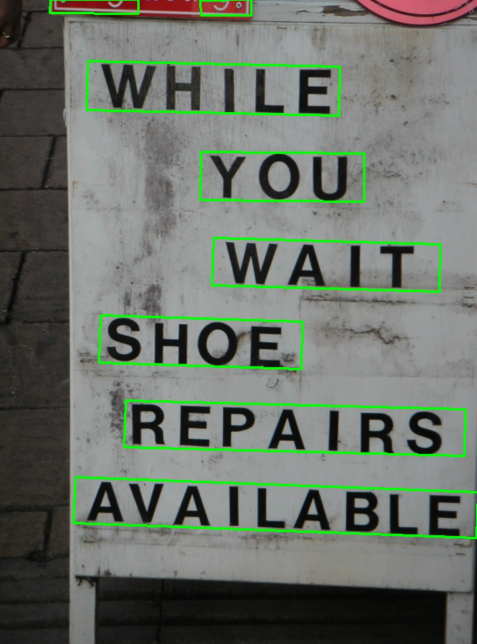
#> input picture text_detector/data/res_oriented/006.jpg, 954 x 1288 px (shown at 1/2 size)
$ python -i uimg.py   (imports and definitions only)
#> lines starting #> are read from the running program, lines starting #| are printed output that depends on the picture; after the words box and inside, x2 and y2 are one past the last pixel; in counts of white or black regions, pixels touching at a corner belong together
#> further down, picture is the input picture: shape (1288, 954, 3); mean B, G, R 104.5, 113.7, 106.4
import cv2 as cv
import numpy as np
from matplotlib import pyplot as plt
from PIL import Image


# [51 lines left out: functions get_bounds, save, not called in this run]


def read(file_path: str, read_flag=0):
    return cv.imdecode(np.fromfile(file_path, dtype=np.uint8), read_flag)


# [13 lines left out: functions show, reverse, not called in this run]


def auto_bin(img, otsu: bool = False):
    """
    :param otsu: use OTSU instead of Adaptive
    :param img:
    :return:
    """
#> called with otsu = False
    # 读取图像，并转为灰度图
    img_grey = cv.cvtColor(img, cv.COLOR_BGR2GRAY) if len(img.shape) == 3 and img.shape[2] == 3 else img
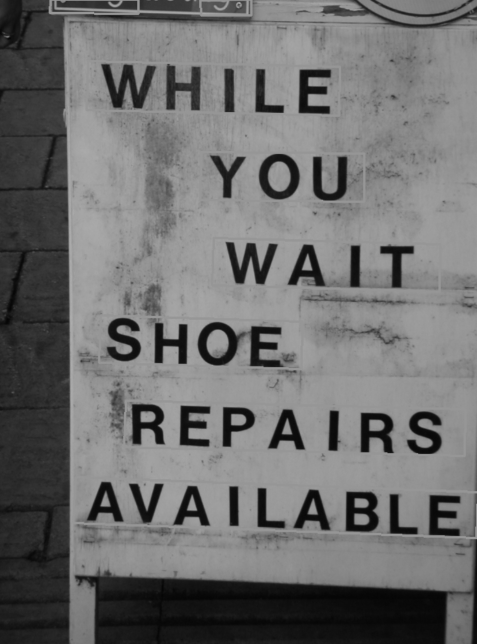
#> img_grey: shape (1288, 954) (shown at 1/2 size); min 2, max 183, mean 110.4

    if otsu:
        return cv.threshold(img_grey, 0, 255, cv.THRESH_BINARY | cv.THRESH_OTSU)[1]
    # 自适应二值化
    img_at_mean = cv.adaptiveThreshold(img_grey, 255, cv.ADAPTIVE_THRESH_GAUSSIAN_C, cv.THRESH_BINARY, 47, 10)
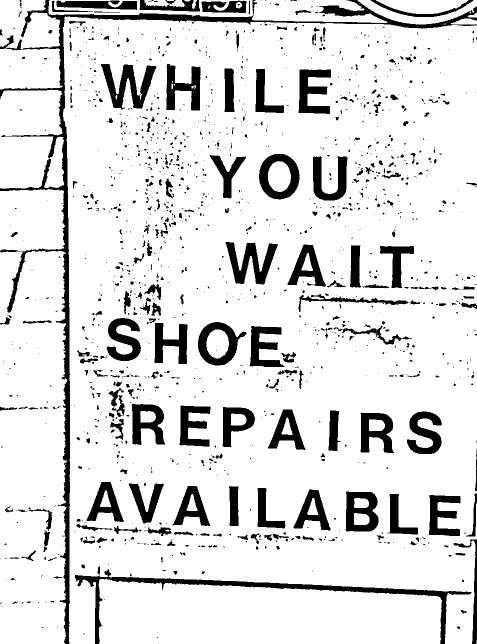
#> img_at_mean: shape (1288, 954) (shown at 1/2 size); 87% white; 1401 black regions (1060 under 20 px), largest, box (x1, y1, x2, y2) and area: (0, 0, 954, 1288) 25467, (150, 1132, 943, 1288) 9771, (202, 128, 313, 219) 4459
    return img_at_mean


def open_in_rgb(path):
    image = Image.open(path)
    return np.array(image.convert('RGB'))


# 固定阈值二值化
# [4 lines left out: function thresh_bin, not called in this run]


# 边缘检测
def canny_bin(img, minv=50, maxv=150, apertureSize=3):
    img_canny = cv.Canny(img, minv, maxv, apertureSize)
    return img_canny


# 腐蚀
# [46 lines left out: functions erode_img, fit_resize, pad_right_and_below, pad_around, not called in this run]


# [9 lines not run here, left out]

>>> import cv2
>>> picture = cv2.imread('../text_detector/data/res_oriented/006.jpg')
>>> result = auto_bin(picture)

$ run again, on text_detector/data/res_oriented/008.jpg
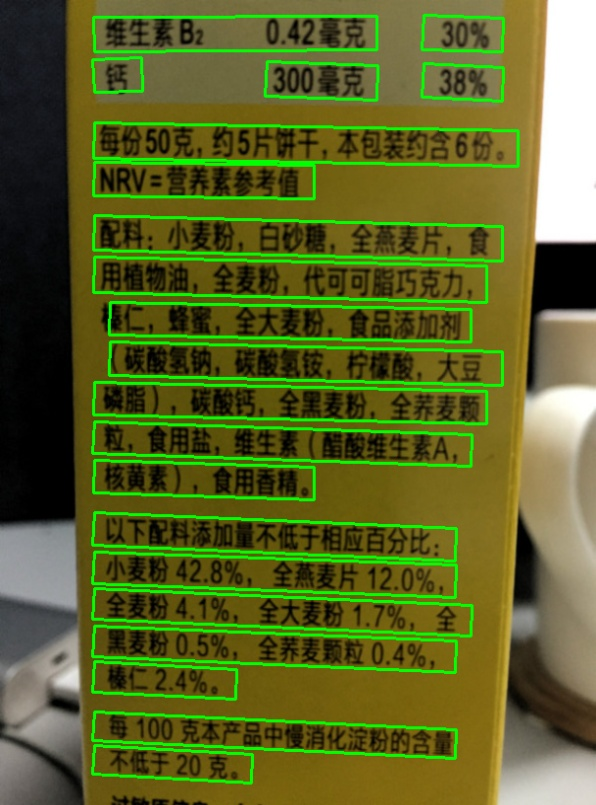
#> input picture text_detector/data/res_oriented/008.jpg, 596 x 805 px
#> picture is the input picture: shape (805, 596, 3); mean B, G, R 37.6, 100.8, 90.2
#> in auto_bin, `img_grey = cv.cvtColor(img, cv.COLOR_BGR2GRAY) if len(img.shape) == 3 ..`:
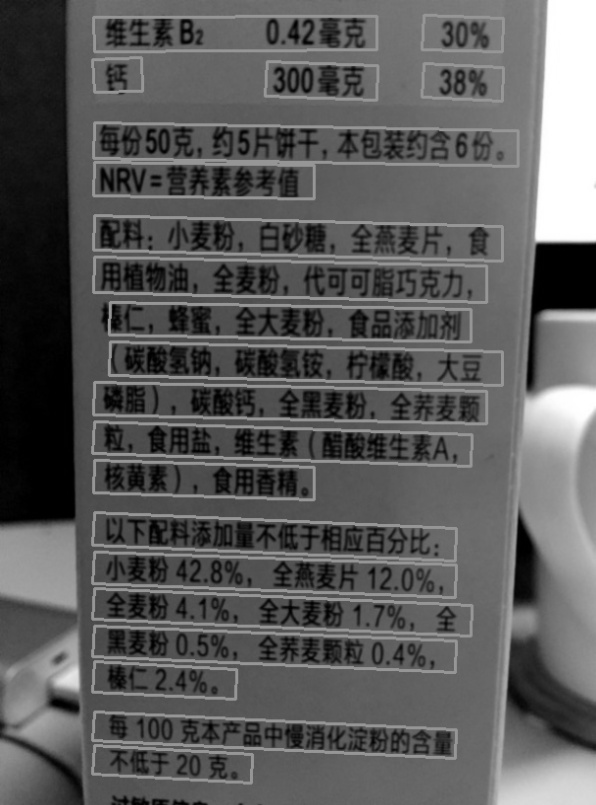
#> img_grey: shape (805, 596); min 0, max 255, mean 90.4
#> in auto_bin, `img_at_mean = cv.adaptiveThreshold(img_grey, 255, cv.ADAPTIVE_THRESH_G..`:
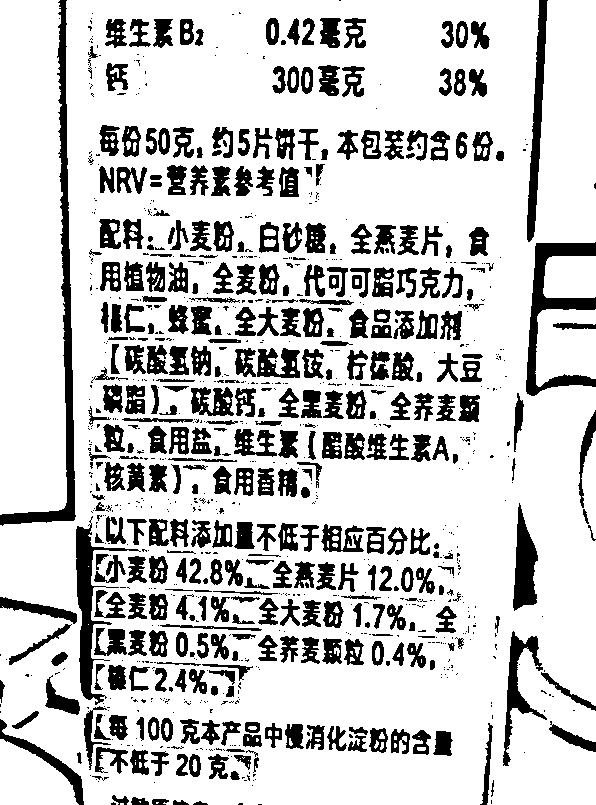
#> img_at_mean: shape (805, 596); 79% white; 974 black regions (587 under 20 px), largest, box (x1, y1, x2, y2) and area: (0, 0, 76, 526) 4546, (526, 242, 596, 396) 3266, (76, 516, 141, 705) 2555

$ run again, on text_detector/data/res_oriented/009.jpg
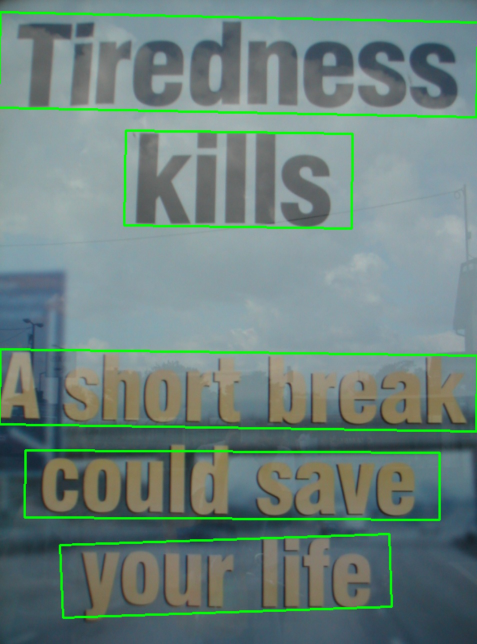
#> input picture text_detector/data/res_oriented/009.jpg, 954 x 1288 px (shown at 1/2 size)
#> picture is the input picture: shape (1288, 954, 3); mean B, G, R 124.6, 130.5, 108.2
#> in auto_bin, `img_grey = cv.cvtColor(img, cv.COLOR_BGR2GRAY) if len(img.shape) == 3 ..`:
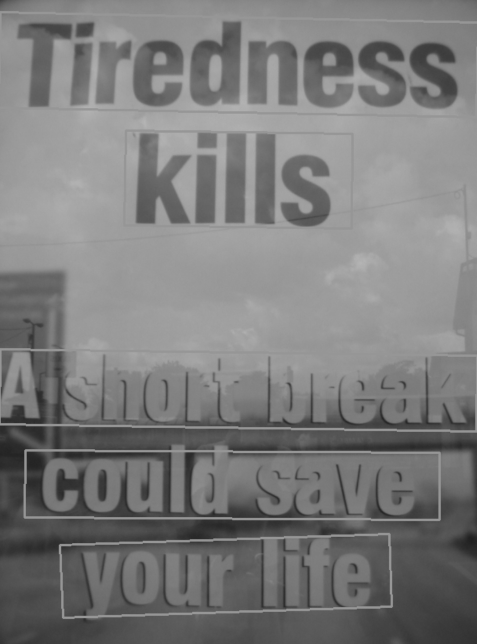
#> img_grey: shape (1288, 954) (shown at 1/2 size); min 31, max 180, mean 123.2
#> in auto_bin, `img_at_mean = cv.adaptiveThreshold(img_grey, 255, cv.ADAPTIVE_THRESH_G..`:
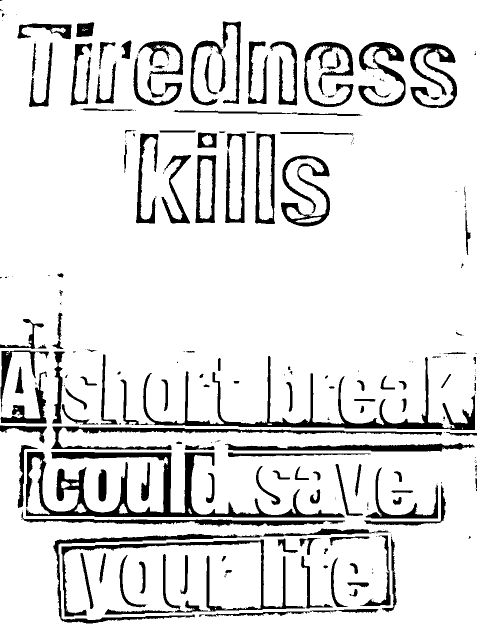
#> img_at_mean: shape (1288, 954) (shown at 1/2 size); 88.2% white; 300 black regions (158 under 20 px), largest, box (x1, y1, x2, y2) and area: (52, 904, 690, 1035) 17729, (286, 712, 950, 860) 11469, (123, 1079, 611, 1233) 6398
